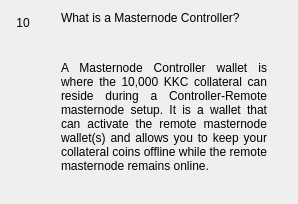
                  <widget class="QWidget" name="widgetFaq10" native="true">
                   <layout class="QHBoxLayout" name="horizontalpage_10" stretch="0,1">
                    <item alignment="Qt::AlignTop">
                     <widget class="QLabel" name="labelNumber10">
                      <property name="minimumSize">
                       <size>
                        <width>24</width>
                        <height>24</height>
                       </size>
                      </property>
                      <property name="maximumSize">
                       <size>
                        <width>16777215</width>
                        <height>24</height>
                       </size>
                      </property>
                      <property name="text">
                       <string>10</string>
                      </property>
                      <property name="alignment">
                       <set>Qt::AlignCenter</set>
                      </property>
                     </widget>
                    </item>
                    <item>
                     <layout class="QVBoxLayout" name="verticalLayoutpage_10">
                      <property name="leftMargin">
                       <number>20</number>
                      </property>
                      <property name="rightMargin">
                       <number>20</number>
                      </property>
                      <item>
                       <widget class="QLabel" name="labelSubtitle10">
                        <property name="text">
                         <string>What is a Masternode Controller?</string>
                        </property>
                        <property name="wordWrap">
                         <bool>true</bool>
                        </property>
                       </widget>
                      </item>
                      <item>
                       <spacer name="verticalSpacer_100">
                        <property name="orientation">
                         <enum>Qt::Vertical</enum>
                        </property>
                        <property name="sizeType">
                         <enum>QSizePolicy::Fixed</enum>
                        </property>
                        <property name="sizeHint" stdset="0">
                         <size>
                          <width>20</width>
                          <height>30</height>
                         </size>
                        </property>
                       </spacer>
                      </item>
                      <item>
                       <widget class="QLabel" name="labelContent10">
                        <property name="text">
                         <string>&lt;html&gt;&lt;head/&gt;&lt;body&gt;&lt;p align=&quot;justify&quot;&gt;A Masternode Controller wallet is where the 10,000 KKC collateral can reside during a Controller-Remote masternode setup. It is a wallet that can activate the remote masternode wallet(s) and allows you to keep your collateral coins offline while the remote masternode remains online. &lt;/p&gt;&lt;/body&gt;&lt;/html&gt;</string>
                        </property>
                        <property name="alignment">
                         <set>Qt::AlignLeading|Qt::AlignLeft|Qt::AlignTop</set>
                        </property>
                        <property name="wordWrap">
                         <bool>true</bool>
                        </property>
                       </widget>
                      </item>
                      <item>
                       <spacer name="verticalSpacer_92">
                        <property name="orientation">
                         <enum>Qt::Vertical</enum>
                        </property>
                        <property name="sizeHint" stdset="0">
                         <size>
                          <width>20</width>
                          <height>20</height>
                         </size>
                        </property>
                       </spacer>
                      </item>
                     </layout>
                    </item>
                   </layout>
                  </widget>
